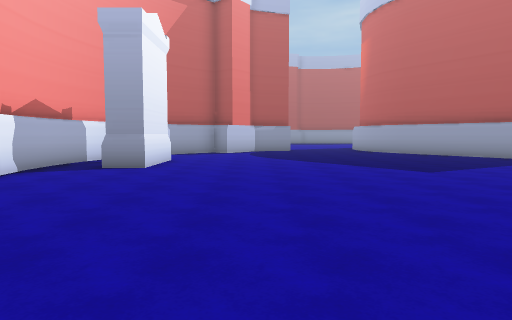
View 1 (above)

24 first-person views from a walk through a Unity game level. The camera is 1.5 m above the floor, tilts 4° down and sees 70° across. The floor is counted in squares, 2 m on a side. Each view is taken from the middle of a square. On the plan, view 1 faces up. The plan holds only what a view shows up to about 11 squares ahead; the rest is blank. The place goes on beyond the plan. The player character is not drawn.

View 2
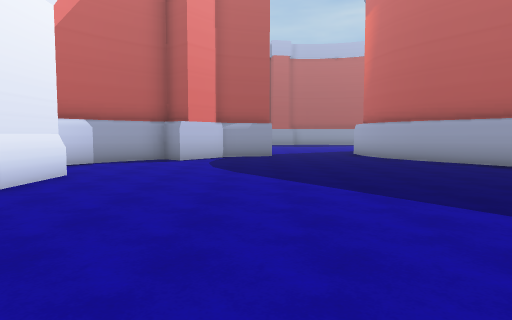

View 3
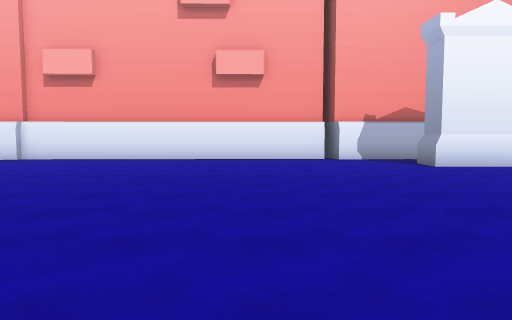

View 4
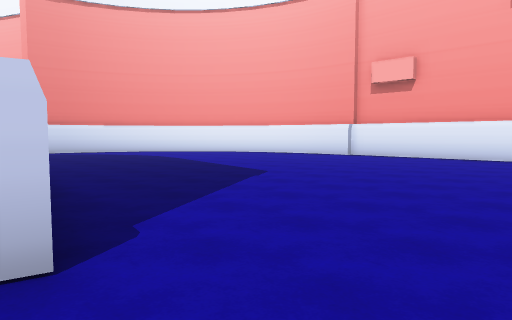

View 5
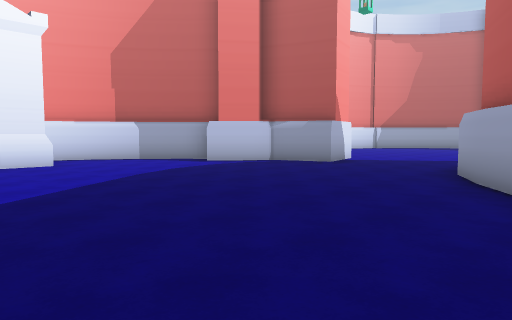

View 6
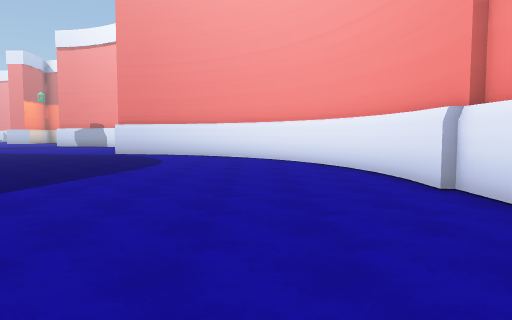

View 7
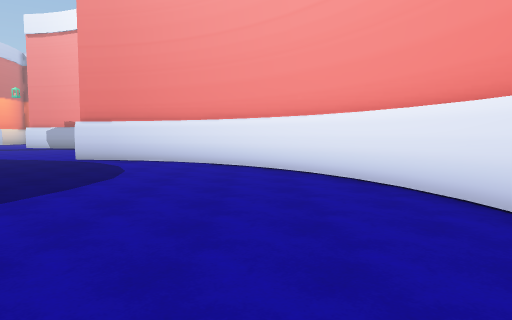

View 8
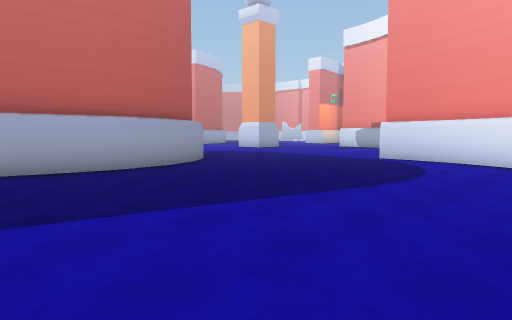

View 9
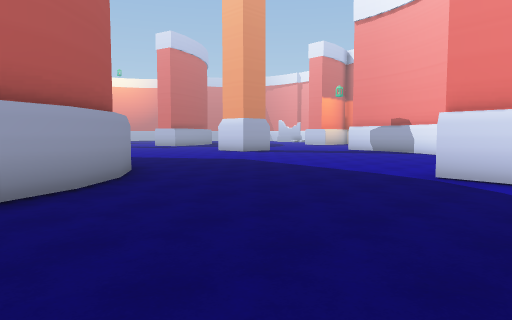

View 10
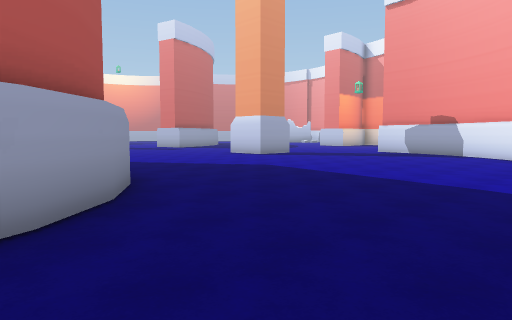

View 11
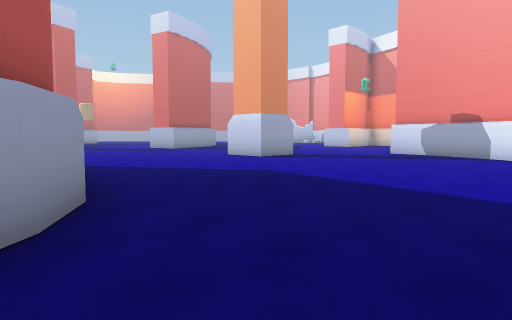

View 12
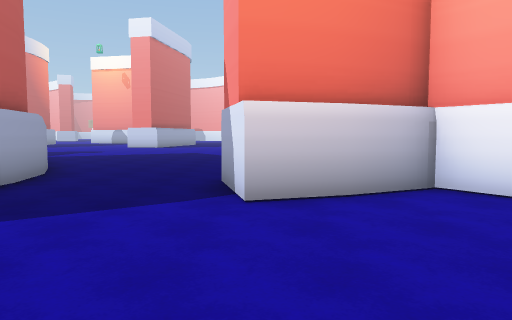

View 13
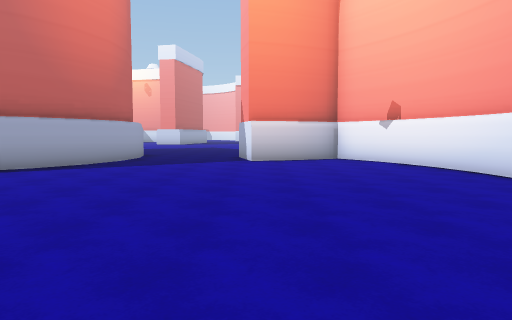

View 14
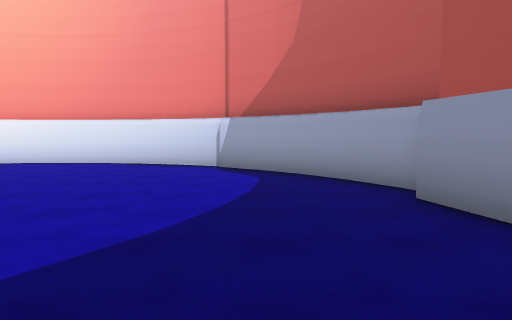

View 15
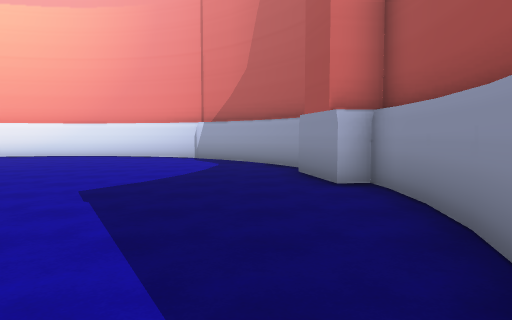

View 16
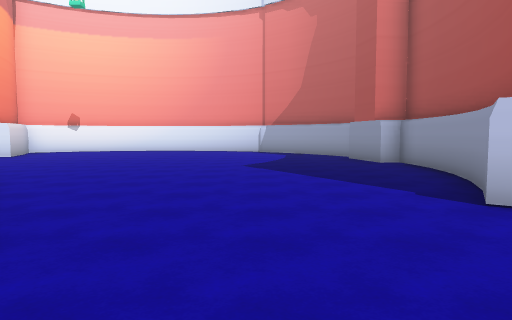

View 17
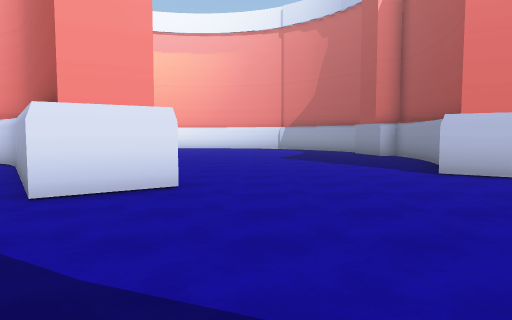

View 18
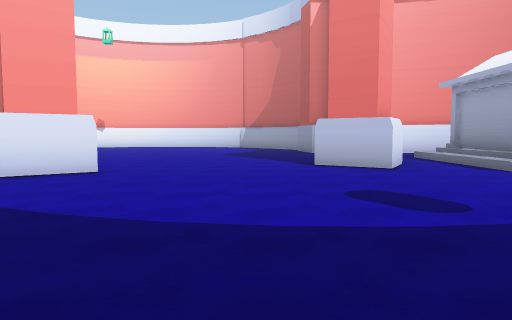

View 19
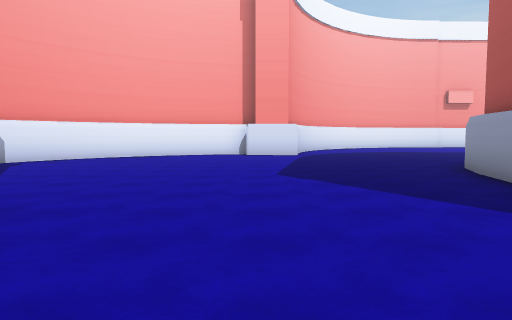

View 20
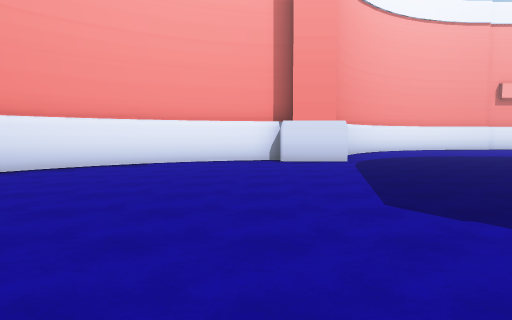

View 21
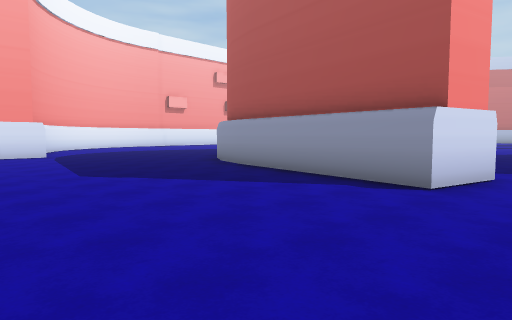

View 22
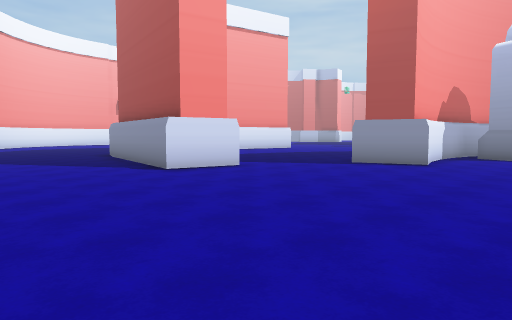

View 23
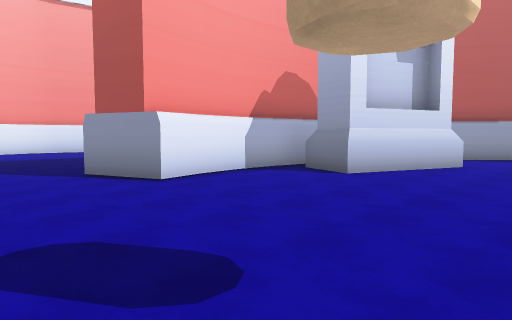

View 24
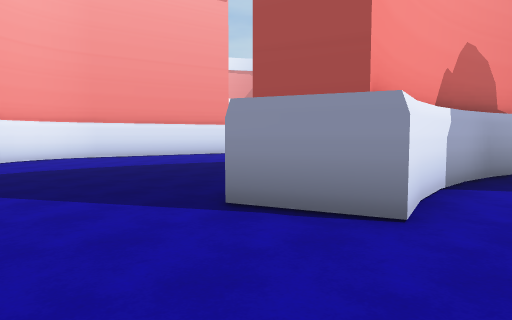

### Floor plan
Key: @ floor where view 1 was taken; # wall or solid block; . floor; / step, stairs or slope; O other object.
Columns run from 5 left of view 1 to 23 right of it. Each row starts with its distance up from view 1.
 32               ///
 31               .....
 30         ########....
 29     #####....##.......
 28    ##..................
 27   ##....................
 26   #....................
 25   #...................
 24  ##..................
 23  #............. #...
 22  #...........  ##.
 21  #.......... ###.
 20  ##........###.
 19   #.......###.
 18   ##..#...#
 17    ####...#
 16    ####...#
 15   ###.....##
 14  ##........##
 13  #..........#
 12 ##..........##
 11 #............#
 10 #.O..........
  9 #.O.........
  8 #.O..........
  7 #..........
  6 #.........
  5 #..........              ##
  4 #............            #.
  3 #...........             ..
  2 #............            ..
  1 #...........#            #.
  0 #....@.....           ####..
 -1 #..........           ###...
 -2 #..........#   ...    #.....
 -3 #..........#  ......  #.....
 -4 #..........##........ #.....
 -5 #..........##........##......
 -6 ##.........###...............
 -7  #..........##  ............
 -8  ##..........###   #....... .
 -9   ##...........#####......
-10    ##.....................
-11     ###....................
-12       ###..................
-13        ##.................
-14        #.............  .. .
-15        ##........... .
-16         #.........
-17         ##.......
-18          ##....
-19           ##..

Positions as (right, up) in squares from view 1, and headings:
1: (0, 0), facing up
2: (1, 4), facing up
3: (6, 4), facing left
4: (7, 4), facing down-left
5: (7, 8), facing up-left
6: (-2, 2), facing down
7: (-2, -1), facing down
8: (-2, -1), facing down-right
9: (1, -5), facing down-right
10: (3, -6), facing down-right
11: (4, -7), facing down-right
12: (1, 22), facing down
13: (1, 28), facing down
14: (6, 27), facing left
15: (9, 28), facing left
16: (13, 26), facing left
17: (16, 25), facing left
18: (18, 27), facing left
19: (16, -13), facing left
20: (13, -14), facing left
21: (16, -15), facing up-left
22: (21, -14), facing up-left
23: (23, -8), facing up-left
24: (19, -8), facing up-left
